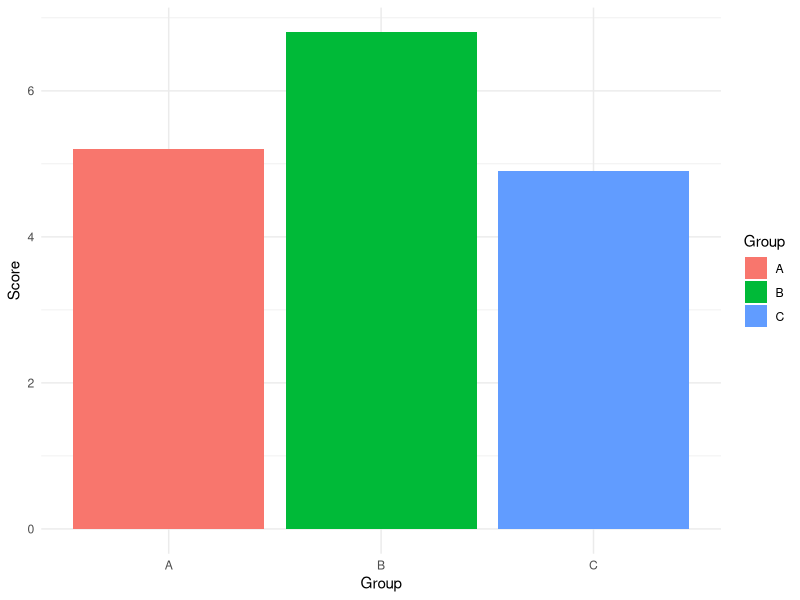

The R script that drew this image:
## ---- chunk 1
#| label: fig-scores
#| fig-cap: "Boxplot of scores by group"
#| fig-width: 6
#| fig-height: 4

library(ggplot2)

data <- data.frame(
  Group = c("A", "B", "C"),
  Score = c(5.2, 6.8, 4.9)
)

ggplot(data, aes(x = Group, y = Score, fill = Group)) +
  geom_bar(stat = "identity") +
  theme_minimal()
